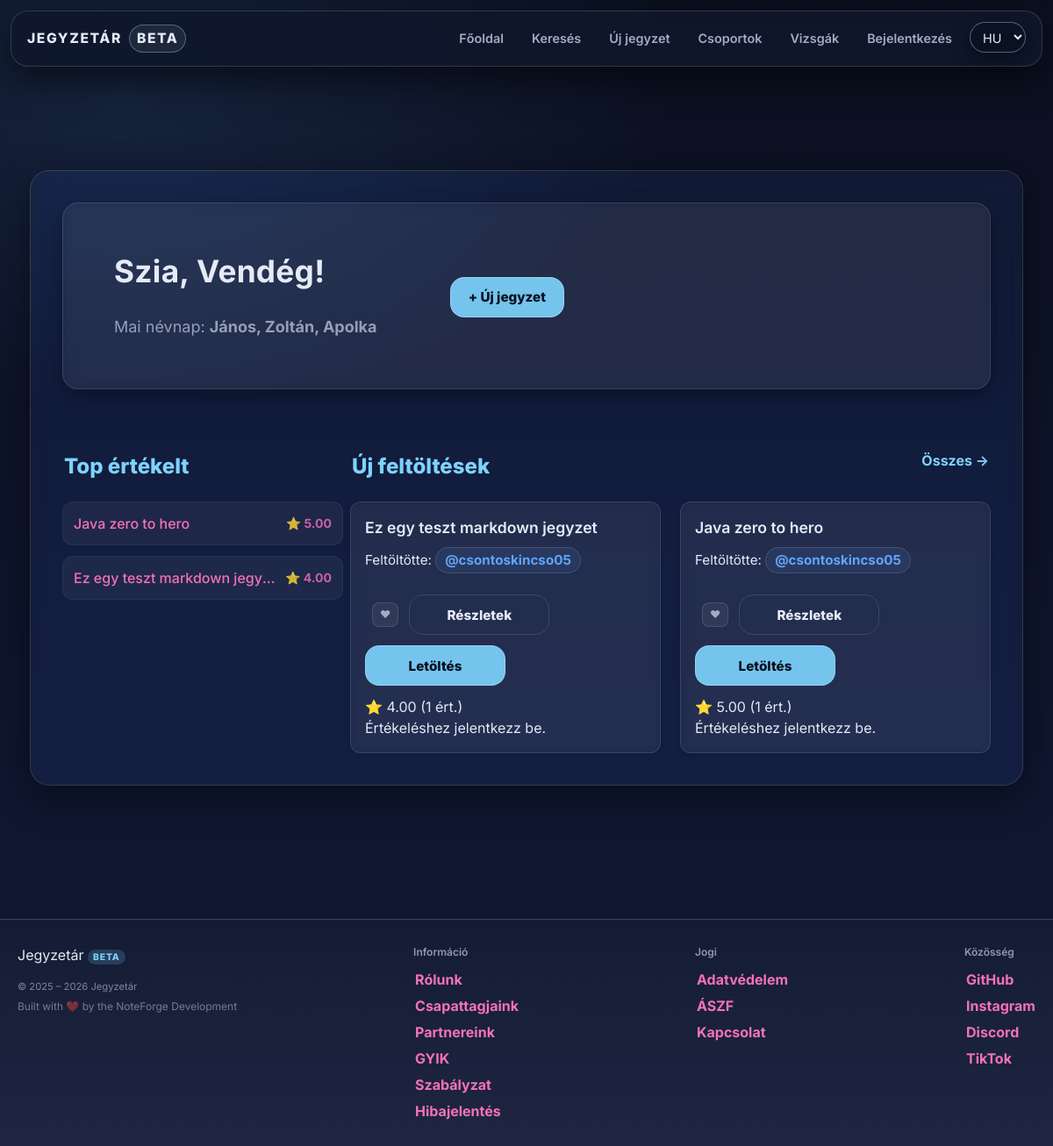
Before: / with the older database file.
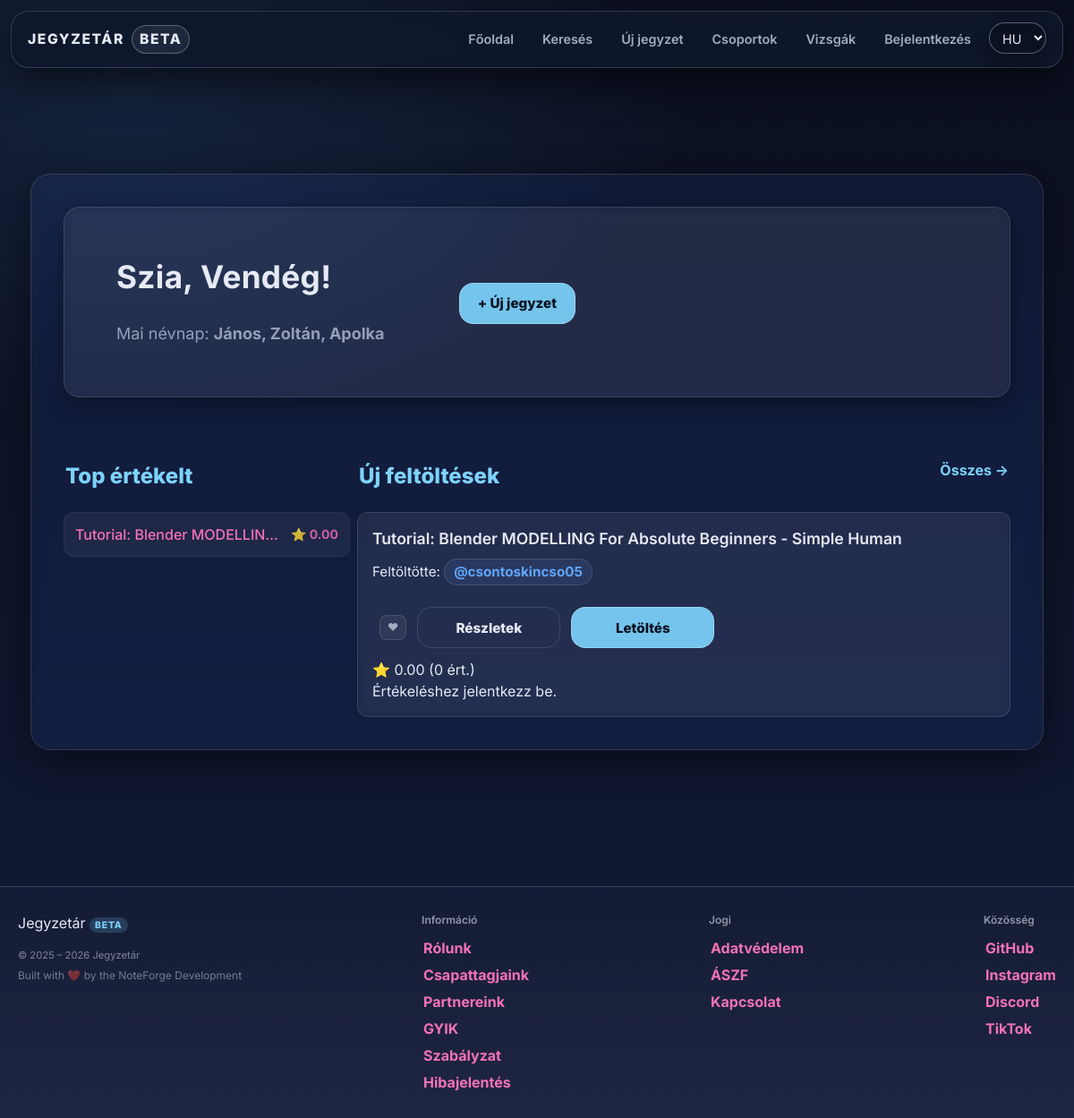
After: the same page with the newer database file.
### tables this page shows
CREATE TABLE `files` (
  `id` int(11) NOT NULL,
  `uploaded_by` int(11) DEFAULT NULL,
  `name` varchar(255) NOT NULL,
  `file_name` varchar(255) DEFAULT NULL,
  `description` text DEFAULT NULL,
  `file_path` varchar(1024) DEFAULT NULL,
  `subject` varchar(100) NOT NULL,
  `tags` varchar(255) NOT NULL,
  `tn_name` varchar(255) DEFAULT NULL,
  `file_size` bigint(20) UNSIGNED DEFAULT NULL,
  `download_count` int(11) NOT NULL DEFAULT 0,
  `content_text` longtext DEFAULT NULL,
  `edu_stage` enum('hs','uni') DEFAULT NULL,
  `edu_level` tinyint(4) DEFAULT NULL,
  `external_url` varchar(255) NOT NULL,
  `content_type` enum('file','note') NOT NULL DEFAULT 'file',
  `note_markdown` mediumtext DEFAULT NULL,
  `note_excerpt` varchar(255) DEFAULT NULL
);

CREATE TABLE `users` (
  `id` int(11) NOT NULL,
  `lastname` varchar(100) DEFAULT NULL,
  `firstname` varchar(100) DEFAULT NULL,
  `username` varchar(50) NOT NULL,
  `birthdate` date DEFAULT NULL,
  `gender` varchar(10) DEFAULT NULL,
  `email` varchar(50) NOT NULL,
  `profile_picture` varchar(255) DEFAULT NULL,
  `password` varchar(255) NOT NULL,
  `security_question` varchar(255) NOT NULL,
  `security_answer` varchar(255) NOT NULL,
  `admin` tinyint(1) NOT NULL,
  `teacher` tinyint(1) DEFAULT NULL,
  `registration_date` datetime DEFAULT NULL,
  `language` varchar(5) NOT NULL DEFAULT 'hu',
  `oauth_provider` varchar(20) DEFAULT NULL,
  `oauth_sub` varchar(191) DEFAULT NULL,
  `email_verified` tinyint(1) NOT NULL DEFAULT 0,
  `bio` text DEFAULT NULL,
  `profile_theme` varchar(32) NOT NULL DEFAULT 'default',
  `twofa_enabled` tinyint(1) NOT NULL DEFAULT 0,
  `used_reg_code` varchar(64) DEFAULT NULL,
  `used_reg_code_at` datetime DEFAULT NULL,
  `show_fullname` tinyint(1) NOT NULL DEFAULT 1,
  `show_email` tinyint(1) NOT NULL DEFAULT 0,
  `show_birthdate` tinyint(1) NOT NULL DEFAULT 0
);

### assets/php/navbar.php (called while the page is built, shortened)
<?php
    $isLoggedIn = false;
?>

### assets/php/lang.php (called while the page is built, shortened)
<?php
    $supported_langs = ['hu', 'en', 'de'];
    if (isset($_GET['lang']) && in_array($_GET['lang'], $supported_langs, true)) {
        $lang = $_GET['lang'];
        $_SESSION['lang'] = $lang;
        if (!headers_sent()) {
            setcookie('lang', $lang, time() + 60*60*24*30, '/');
        }
    } else {
        if (isset($_SESSION['lang']) && in_array($_SESSION['lang'], $supported_langs, true)) {
            $lang = $_SESSION['lang'];
        } elseif (isset($_COOKIE['lang']) && in_array($_COOKIE['lang'], $supported_langs, true)) {
            $lang = $_COOKIE['lang'];
        } else {
            $lang = 'hu';
        }
    }
    $translations = [];
    if ($stmt = $conn->prepare("SELECT t_key, text FROM translations WHERE lang_code = ?")) {
        $stmt->bind_param('s', $lang);
        $stmt->execute();
        $result = $stmt->get_result();
        while ($row = $result->fetch_assoc()) {
            $translations[$row['t_key']] = $row['text'];
        }
    }
    if (!function_exists('t')) {
        function t(string $key): string
        {
            global $translations;
            return $translations[$key] ?? $key;
        }
    }

### assets/php/functions.php (called while the page is built, shortened)
<?php
    if (!function_exists('db_stmt')) {
        function db_stmt(mysqli $conn, string $sql, string $types = '', array $params = []): mysqli_stmt {
            $stmt = $conn->prepare($sql);
            if ($types !== '' && $params) {
                if (!$stmt->bind_param($types, ...$params)) {
                    db_log_error($conn, 'Paraméterek bind-elése sikertelen', $sql, $params);
                    throw new RuntimeException('Paraméterek bind-elése sikertelen: ' . $stmt->error);
                }
            }
            if (!$stmt->execute()) {
                db_log_error($conn, 'Végrehajtási hiba (execute)', $sql, $params);
                throw new RuntimeException('Végrehajtási hiba (execute): ' . $stmt->error);
            }
            return $stmt;
        }
    }
    if (!function_exists('db_query')) {
        function db_query(mysqli $conn, string $sql, string $types = '', array $params = []): mysqli_result
        {
            $stmt = db_stmt($conn, $sql, $types, $params);
            $result = $stmt->get_result();
            return $result;
        }
    }

### index.php (the view, shortened to what the changed rows need)
<?php
    require_once "assets/php/db.php";
    require_once "assets/php/lang.php";
    require_once "assets/php/functions.php";
    $user = null;
    $displayName   = $user['username'] ?? t('guest');
    $popular_sql = "
        SELECT f.*, IFNULL(AVG(r.rating),0) AS avg_rating, COUNT(r.id) AS rating_count
        FROM files f
        LEFT JOIN ratings r ON f.id = r.file_id
        GROUP BY f.id
        ORDER BY avg_rating DESC, rating_count DESC
        LIMIT 8
    ";
    $popular_result = $conn->query($popular_sql);
    $latest_result = $conn->query("SELECT * FROM files ORDER BY id DESC LIMIT 12");
?>
<!DOCTYPE html>
<html lang="<?= htmlspecialchars($lang ?? 'hu') ?>">
<head>
    <link rel="stylesheet" href="assets/css/styles.css">
    <script src="https://cdn.jsdelivr.net/npm/@tailwindcss/browser@4"></script>
</head>
<body>
    <?php
        include 'assets/php/navbar.php';
    ?>
    <div class="content-wrapper w-full">
        <?php include "assets/php/ads.php"; ?>
        <div class="main w-full max-w-6xl mx-auto px-4 md:px-6 lg:px-8">
            <section class="hero card mb-6 md:mb-8">
                <div class="hero-body p-4 md:p-6 lg:p-10">
                    <div class="hero-text">
                        <h1 class="hero-title text-2xl md:text-3xl lg:text-4xl font-bold mb-2">
                            <?= t('hero_greeting') . " " . htmlspecialchars($displayName) ?>!
                        </h1>
                    </div>
                </div>
            </section>
            <div class="home-grid">
            <section class="content-main flex-1 min-w-0">
                    <?php if ($latest_result && $latest_result->num_rows > 0): ?>
                        <div class="content-grid grid grid-cols-1 md:grid-cols-2 gap-4 md:gap-6">
                            <?php while ($file = $latest_result->fetch_assoc()):
                                    $file_id = (int)$file['id'];
									$contentType = $file['content_type'] ?? 'file';
									$externalUrl = trim((string)($file['external_url'] ?? ''));
                                    $uploaderRes = db_query($conn, "SELECT username FROM users WHERE id = ? LIMIT 1", "i", [(int)$file['uploaded_by']]);
                                    $uploader = ($uploaderRes && $uploaderRes->num_rows) ? $uploaderRes->fetch_assoc() : ['username' => 'ismeretlen'];
                                    $avgRes = db_query($conn, "SELECT AVG(rating) AS avg, COUNT(*) AS c FROM ratings WHERE file_id = ?", "i", [$file_id]);
                                    $avg = "0.00";
                                    $cnt = 0;
                                    if ($avgRes && $avgRes->num_rows) {
                                        $d = $avgRes->fetch_assoc();
                                        $avg = number_format((float)($d['avg'] ?? 0), 2);
                                        $cnt = (int)($d['c'] ?? 0);
                                    }
                                    $userRating = 0;
                                $is_favorite = false;
                            ?>
                                <article class="card note-card" id="file-<?= (int)$file_id ?>">
                                    <header class="note-header">
                                        <div class="card-title-group">
                                            <h4 class="entry-title"><?= htmlspecialchars($file['name'] ?? '') ?></h4>
                                            <p class="uploader-info">
                                                Feltöltötte:
                                                <a class="uploader-name" href="profile.php?user=<?= urlencode($uploader['username'] ?? '') ?>">
                                                    @<?= htmlspecialchars($uploader['username'] ?? 'ismeretlen') ?>
                                                </a>
                                            </p>
                                        </div>
                                    </header>
                                    <div class="card-actions">
                                        <div class="card-actions">
                                            <?php if ($isLoggedIn && $currentUserId): ?>
                                            <form method="POST" style="margin:0;">
                                                <input type="hidden" name="favorite-btn" value="1">
                                                <input type="hidden" name="favorite_file_id" value="<?= (int)$file_id ?>">
                                                <button type="submit"
                                                        class="favorite-btn <?= $is_favorite ? 'favorited' : '' ?>"
                                                        title="<?= $is_favorite ? 'Kedvencekből törlés' : 'Kedvencekhez' ?>">
                                                    ❤
                                                </button>
                                            </form>
                                            <?php else: ?>
                                                <a class="favorite-btn" href="reglog.php" title="Jelentkezz be a kedvencekhez">
                                                    ❤
                                                </a>
                                            <?php endif; ?>
                                            <a href="note.php?id=<?= (int)$file_id ?>" class="btn-sm btn-ghost">
                                                Részletek
                                            </a>
											<?php if ($contentType === 'link' && !empty($externalUrl)): ?>
											<a href="<?= htmlspecialchars($externalUrl) ?>" target="_blank" class="btn-sm btn-cta">
												Megnyitás
											</a>
											<?php else: ?>
											<a href="assets/php/download.php?id=<?= (int)$file_id ?>" class="btn-sm btn-cta">
												Letöltés
											</a>
											<?php endif; ?>
                                        </div>
                                    </div>
                                    <div class="card-footer-meta">
                                        <div class="rating-display">
                                            ⭐ <span class="rating-value"><?= htmlspecialchars($avg) ?></span>
                                            <span class="rating-count">(<?= (int)$cnt ?> ért.)</span>
                                        </div>
                                        <?php if ($isLoggedIn && $currentUserId): ?>
                                            <form class="rating-form" method="POST" action="index.php">
                                                <input type="hidden" name="rate-btn" value="1">
                                                <input type="hidden" name="rate_file_id" value="<?= (int)$file_id ?>">
                                                <div class="star-rating" aria-label="Értékelés">
                                                    <?php for ($i = 5; $i >= 1; $i--): ?>
                                                        <input
                                                                type="radio"
                                                                id="rate-<?= (int)$file_id ?>-<?= $i ?>"
                                                                name="rating"
                                                                value="<?= $i ?>"
                                                                <?= ((int)$userRating === $i) ? 'checked' : '' ?>
                                                                onchange="this.form.submit()"
                                                        >
                                                        <label for="rate-<?= (int)$file_id ?>-<?= $i ?>" title="<?= $i ?> csillag">★</label>
                                                    <?php endfor; ?>
                                                </div>
                                                <?php if ((int)$userRating > 0): ?>
                                                    <span class="rating-count">Te: <?= (int)$userRating ?>/5</span>
                                                <?php endif; ?>
                                            </form>
                                        <?php else: ?>
                                            <span class="rating-count">Értékeléshez jelentkezz be.</span>
                                        <?php endif; ?>
                                    </div>
                                </article>
                            <?php endwhile; ?>
                        </div>
                    <?php endif; ?>
                </section>
                <aside class="content-aside w-full lg:w-80 min-w-0">
                    <?php if ($popular_result && $popular_result->num_rows > 0): ?>
                        <div class="list-compact flex flex-col gap-3">
                            <?php while ($file = $popular_result->fetch_assoc()): ?>
                                <a href="note.php?id=<?= $file['id'] ?>" class="popular-item-link block p-3 rounded-xl bg-white/5 hover:bg-white/10 transition-colors border border-white/5 min-w-0">
                                    <div class="flex justify-between items-center gap-2 min-w-0">
                                        <span class="font-medium truncate text-sm md:text-base"><?= htmlspecialchars($file['name'] ?? '') ?></span>
                                        <span class="text-xs md:text-sm whitespace-nowrap opacity-80">⭐ <?= number_format((float)$file['avg_rating'], 2) ?></span>
                                    </div>
                                </a>
                            <?php endwhile; ?>
                        </div>
                    <?php endif; ?>
                </aside>
            </div>
        </div>
    </div>
    </body>
</html>

Changed rows visible on the page:
removed files: name "Ez egy teszt markdown jegyzet", uploaded_by.username "csontoskincso05", avg "4.00", cnt "1", name "Ez egy teszt markdown jegy…", avg_rating "4.00"
removed files: name "Java zero to hero", users.username "csontoskincso05", avg "5.00", cnt "1", avg_rating "5.00"
added files: name "Tutorial: Blender MODELLING For Absolute Beginners - Simple Human", uploaded_by.username "csontoskincso05", avg "0.00", cnt "0", name "Tutorial: Blender MODELLIN…", avg_rating "0.00"
